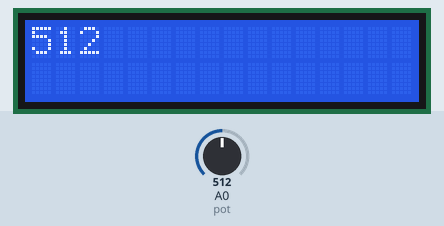
Bench run of a sketch on a simulated Arduino Uno, built with avr-gcc and run on an emulated ATmega328P. Parts: 16×2 character LCD. The test bench sets the inputs (shaded band); at power-on: A0 (pot) = 512.

Above: at 1.2 s.
1.3 s: A0 (pot) set to 716
At 2.4 s:
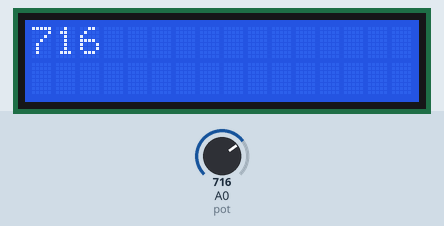
2.8 s: A0 (pot) set to 900
At 4.0 s:
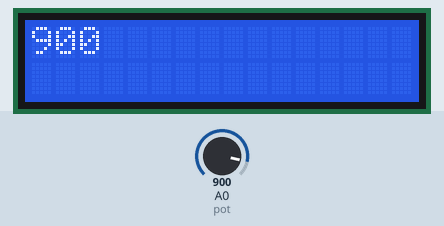
4.3 s: A0 (pot) set to 1023
At 4.6 s:
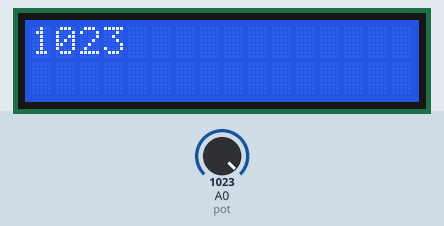
Timing chart, 0 to 7.3 s (numbered marks = the images above; inputs shaded):
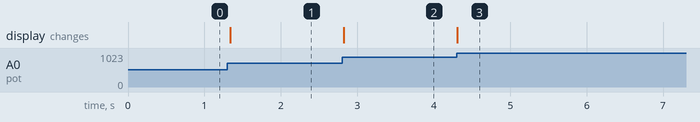

Measured:
- after the input at 1.3 s, the display: changes at once (image 1)
- after the input at 2.8 s, the display: changes at once (image 2)
- after the input at 4.3 s, the display: changes at once (image 3)

The sketch:

sketch_jan05c.ino
```cpp
/*#include <LiquidCrystal.h>

LiquidCrystal lcd(12, 11, 5, 4, 3, 2);

void setup() {
  lcd.begin(16, 2);
  lcd.clear();
  lcd.setCursor(0,0);
  lcd.print("Hello");
  lcd.setCursor(0,1);
  lcd.print("World!");
  // put your setup code here, to run once:

}

void loop() {
  lcd.setCursor(0,0);
  lcd.print("Hello");
  lcd.setCursor(0,1);
  lcd.print("World!");
  // put your main code here, to run repeatedly:

}*/

/*
#include <LiquidCrystal.h>

//Define os pinos que serão utilizados para ligação ao display
LiquidCrystal lcd(12, 11, 6, 5, 4, 3);

void setup()
{
  //Define o número de colunas e linhas do LCD
  lcd.begin(16, 2);
  lcd.setCursor(0,0);
}

void loop()
{
  lcd.clear();
  lcd.setCursor(0, 0);
  lcd.print("Subindo");
  delay(2000);
  lcd.clear();
  lcd.setCursor(0, 1);
  lcd.print("Descendo");
  delay(2000);

  /*lcd.print(" LCD 16x2");
  delay(5000);
  //Rolagem para a esquerda
  for (int posicao = 0; posicao < 3; posicao++)
  {
    lcd.scrollDisplayLeft();
    delay(300);
  }
  //Rolagem para a direita
  for (int posicao = 0; posicao < 6; posicao++)
  {
    lcd.scrollDisplayRight();
    delay(300);
  }*/


#include <LiquidCrystal.h>

//Define os pinos que serão utilizados para ligação ao display
LiquidCrystal lcd(12, 11, 6, 5, 4, 3);
int pot = 0;
void setup()
{
  //Define o número de colunas e linhas do LCD
  lcd.begin(16, 2);
  lcd.setCursor(0,0);
}

void loop()
{
  lcd.clear();
  lcd.setCursor(0, 0);
  lcd.print(analogRead(pot));
  delay(50);
}
```
